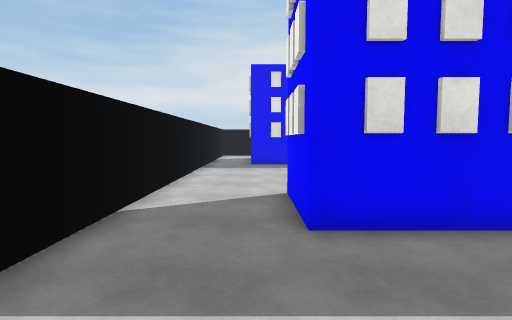
[1] (above)

21 first-person views from a walk through a scene from a Unity 3-D project. The camera is 1.3 m above the floor, tilts 4° down and sees 80° across. The floor is counted in squares, 1 m on a side. Each view is taken from the middle of a square. On the plan, view 1 faces up. The plan holds only what a view shows up to about 14 squares ahead; the rest is blank. The place goes on beyond the plan. Surface patterns are stand-ins for the level's own textures.

[2]
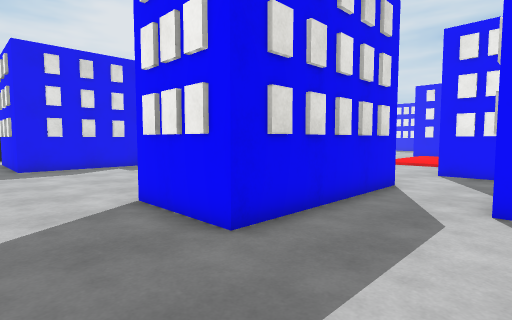

[3]
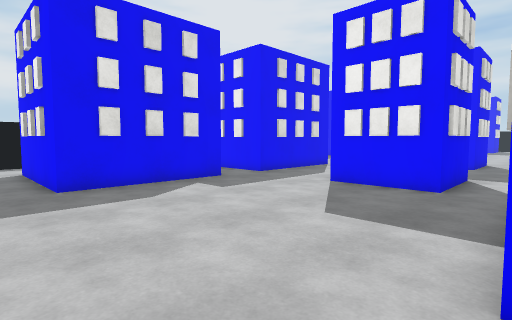

[4]
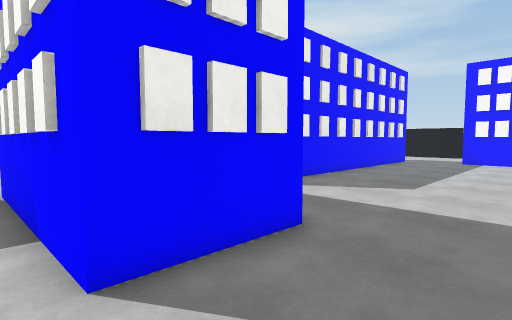

[5]
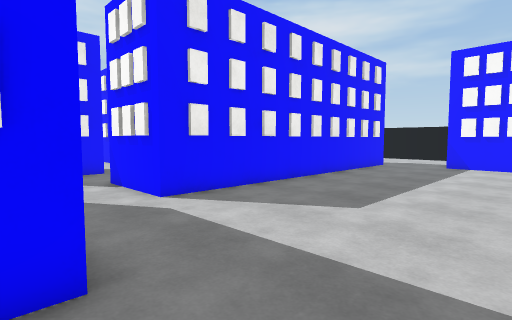

[6]
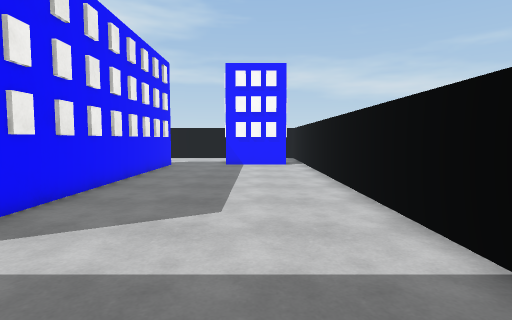

[7]
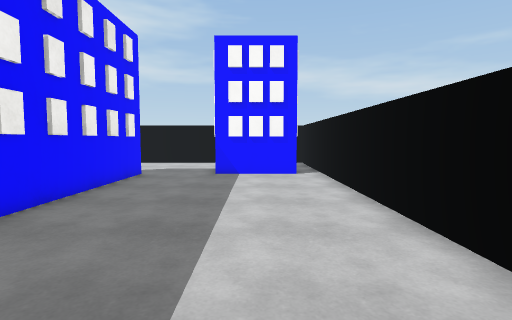

[8]
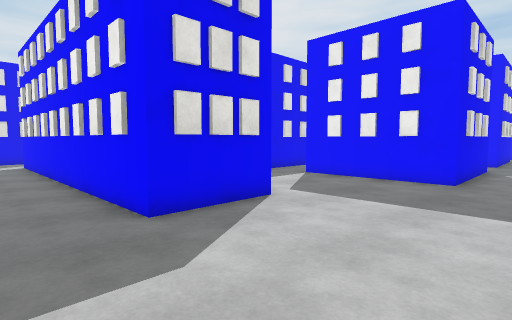

[9]
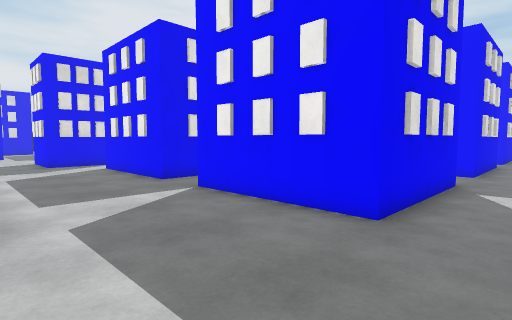

[10]
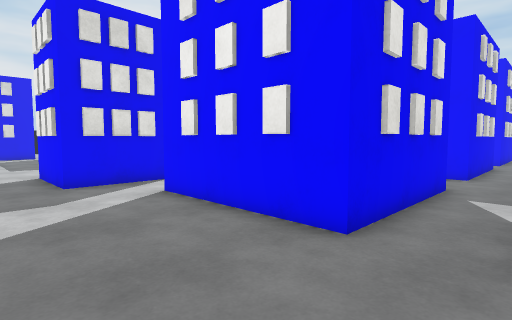

[11]
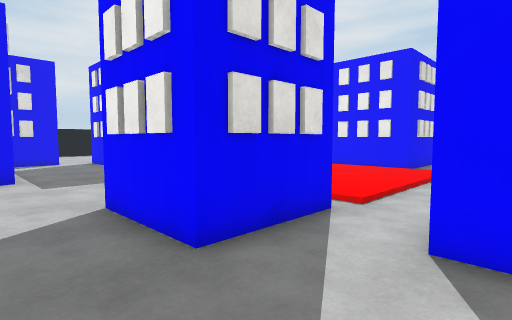

[12]
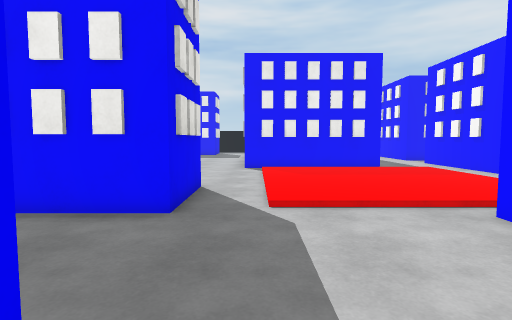

[13]
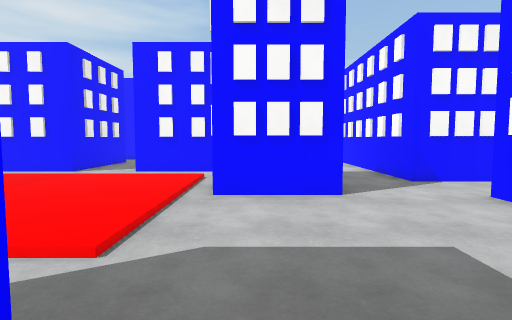

[14]
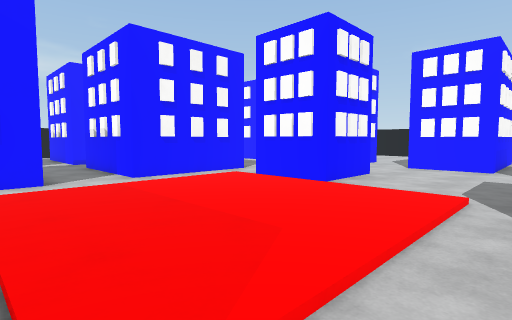

[15]
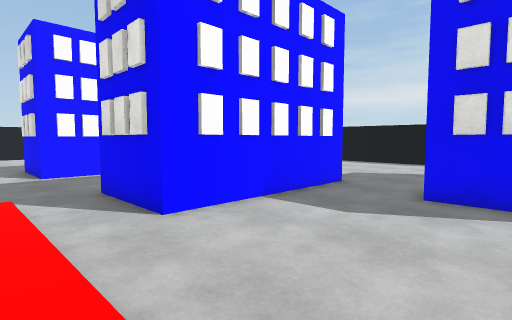

[16]
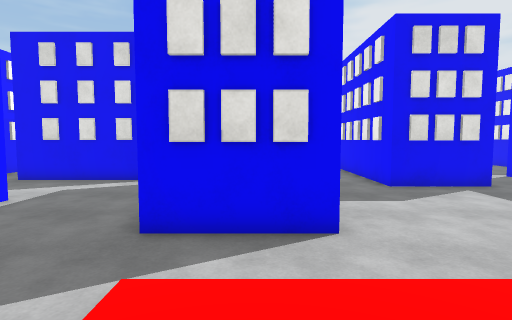

[17]
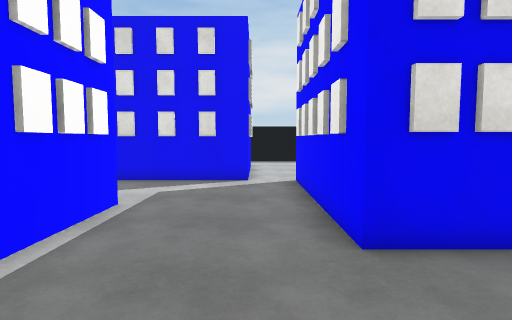

[18]
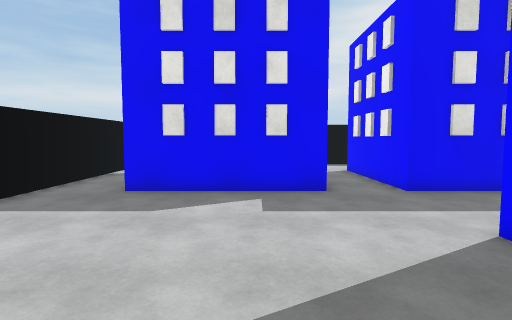

[19]
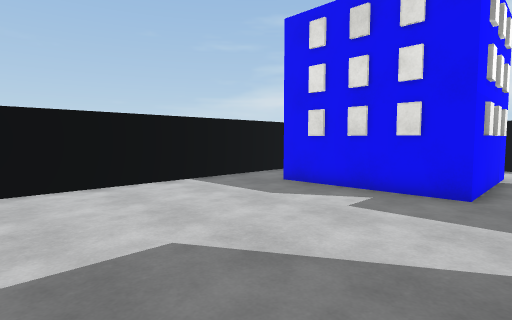

[20]
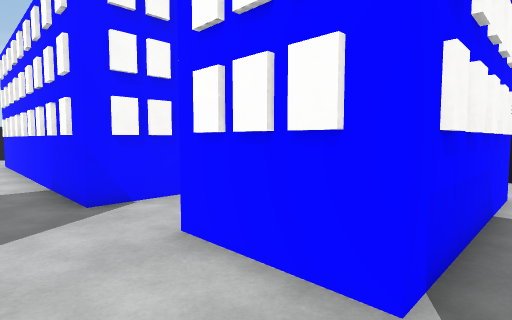

[21]
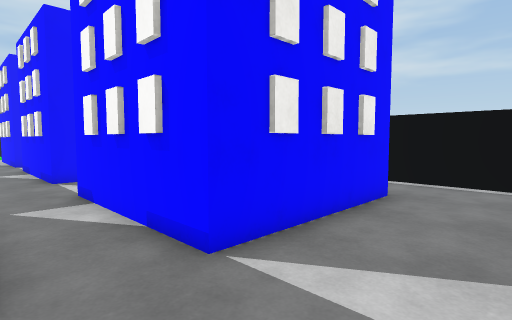

### Floor plan
Key: @ floor where view 1 was taken; # wall or solid block; . floor; / step, stairs or slope; B building.
Columns run from 3 left of view 1 to 22 right of it. Each row starts with its distance up from view 1.
 24   ##   ##
 23    .    .
 22   ..    .          ..
 21 # ..    ...       ...
 20 #..B    B.B     .....
 19 #..B    B.B    B..... B
 18 #..B    B.B    B. ....B
 17 #..B    B.B    B.  ...B
 16 #..BBBBBB.BBBBBB.  ...B
 15 #...............B  B..B
 14 #...............B  B..BBBB
 13 #...............B  B......
 12 #........B  B...B  B.....
 11 #........B  B...B  B.....
 10 #........B  B...BBBB......
  9 #........BBBB.............
  8 #................////////B
  7 #...BBBBBBB....../....../B
  6 #...B     B....../....../B
  5 #...B     B....../....../B
  4  ...BBBBBB...BBBB/....../B
  3  ............B  B/....../B
  2  .......BBB..B  B/....../.
  1  ......B  B..BBBB///////
  0 #..@...B  B..............
 -1 #......B  B....BBBBBB.BBBB
 -2 #......B  B....B    B.B
 -3 #......B  B....B    B.B
 -4 #......B  B....B    B.
 -5 #......B  B....B    B.B
 -6 #......B  B....BBBBBB.BBBB
 -7 #......B  B...............
 -8 #......B  B....BBBBBB.BBBB
 -9 #......B  B....B      B
-10 #.BBB..BBBB....B
-11 #.B B..........B
-12 #.   ..........B      B
-13 #.   ..........BBBBBB.BBBB
-14        ...................
-15      .  .... ....
-16              ####

Positions as (right, up) in squares from view 1, and headings:
1: (0, 0), facing up
2: (-2, 1), facing up-right
3: (-2, 7), facing up-right
4: (-2, 8), facing down-right
5: (-2, 5), facing down-right
6: (0, 5), facing down
7: (0, 1), facing down
8: (2, -15), facing up-right
9: (7, -15), facing up-right
10: (8, -8), facing up-right
11: (8, -2), facing up-right
12: (8, 8), facing right
13: (12, 11), facing down
14: (21, 9), facing down-left
15: (21, 7), facing up-left
16: (15, 5), facing up
17: (12, 6), facing up
18: (3, 8), facing up
19: (6, 8), facing up-left
20: (9, 8), facing down-left
21: (9, -6), facing down-right
